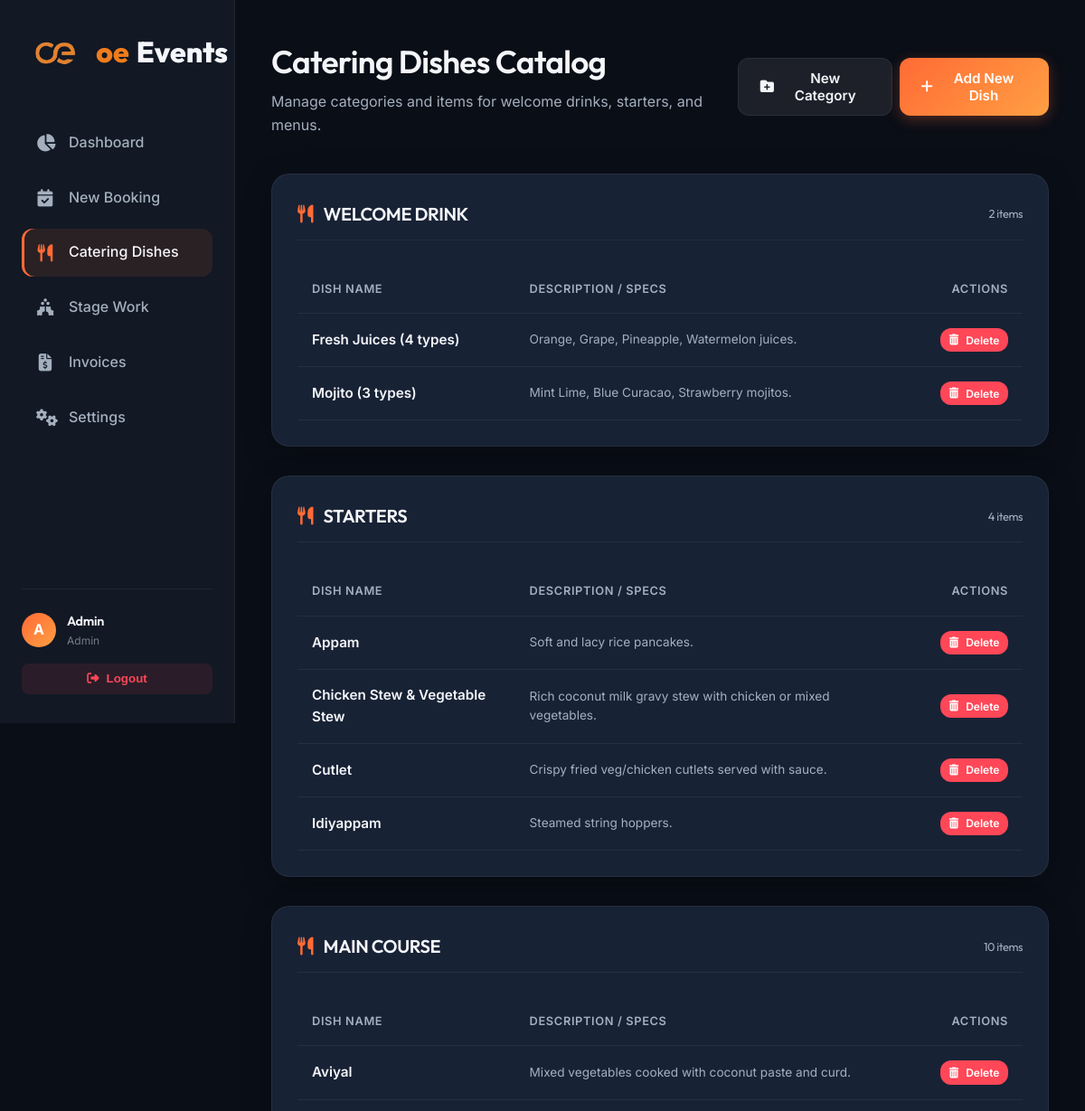
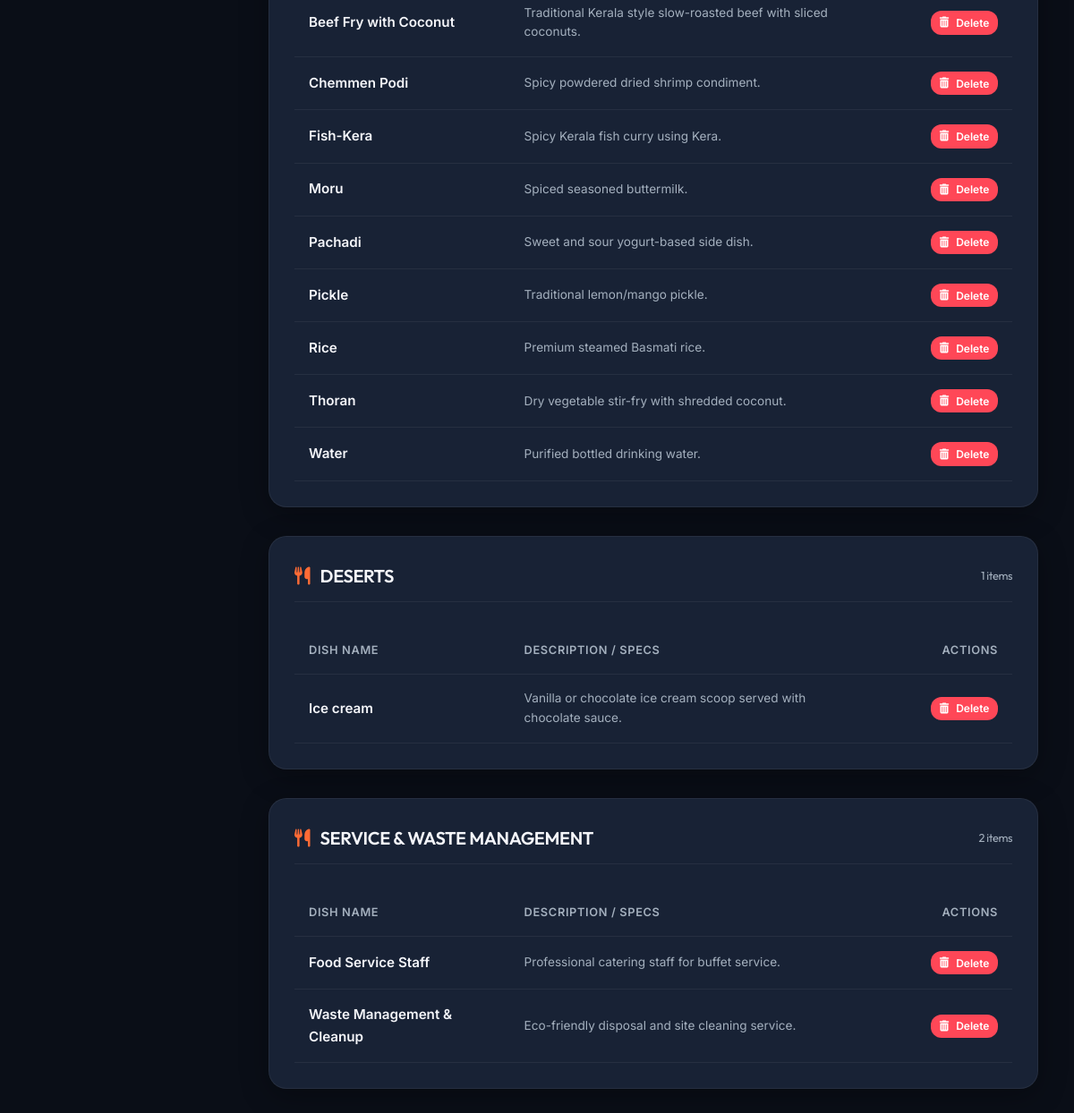
Screenshot of /admin/catering-items.php (signed in) with the database file from the repository (2 pictures, top to bottom).
### tables this page shows
CREATE TABLE IF NOT EXISTS `menu_categories` (
    `id` INT AUTO_INCREMENT PRIMARY KEY,
    `category_name` VARCHAR(100) NOT NULL UNIQUE,
    `display_order` INT DEFAULT 0
);

CREATE TABLE IF NOT EXISTS `dishes` (
    `id` INT AUTO_INCREMENT PRIMARY KEY,
    `category_id` INT NOT NULL,
    `dish_name` VARCHAR(150) NOT NULL,
    `description` TEXT,
    FOREIGN KEY (`category_id`) REFERENCES `menu_categories`(`id`) ON DELETE CASCADE
);

### includes/functions.php (called while the page is built, shortened)
<?php
function h($str) {
    return htmlspecialchars($str ?? '', ENT_QUOTES, 'UTF-8');
}

### admin/catering-items.php (the view, shortened to what this page needs)
<?php
require_once __DIR__ . '/../includes/header.php';
$db = get_db_connection();
$categories = $db->query("SELECT * FROM menu_categories ORDER BY display_order ASC")->fetchAll();
$dishes = $db->query("SELECT d.*, c.category_name FROM dishes d JOIN menu_categories c ON d.category_id = c.id ORDER BY c.display_order ASC, d.dish_name ASC")->fetchAll();
$dishes_by_cat = [];
foreach ($dishes as $dish) {
    $dishes_by_cat[$dish['category_id']][] = $dish;
}
?>
<div class="content-header">
    <div class="header-title">
        <h1>Catering Dishes Catalog</h1>
        <p>Manage categories and items for welcome drinks, starters, and menus.</p>
    </div>
    <div style="display: flex; gap: 0.5rem;">
        <button onclick="openModal('addCategoryModal')" class="btn btn-secondary">
            <i class="fa-solid fa-folder-plus"></i> New Category
        </button>
        <button onclick="openModal('addDishModal')" class="btn btn-primary">
            <i class="fa-solid fa-plus"></i> Add New Dish
        </button>
    </div>
</div>
<div style="display: flex; flex-direction: column; gap: 2rem;">
    <?php foreach ($categories as $cat): ?>
        <div class="card">
            <h2 class="card-title" style="border-bottom: 1px solid var(--border-color); padding-bottom: 0.75rem;">
                <span>
                    <i class="fa-solid fa-utensils" style="color: var(--accent-color); margin-right: 0.5rem;"></i>
                    <?= h($cat['category_name']) ?>
                </span>
                <span style="font-size: 0.8rem; color: var(--text-secondary); font-weight: normal;">
                    <?= isset($dishes_by_cat[$cat['id']]) ? count($dishes_by_cat[$cat['id']]) : 0 ?> items
                </span>
            </h2>
            <div class="table-responsive">
                <table class="table">
                    <thead>
                        <tr>
                            <th style="width: 30%;">Dish Name</th>
                            <th style="width: 50%;">Description / Specs</th>
                            <th style="width: 20%; text-align: right;">Actions</th>
                        </tr>
                    </thead>
                    <tbody>
                        <?php if (empty($dishes_by_cat[$cat['id']])): ?>
                            <tr>
                                <td colspan="3" style="text-align: center; color: var(--text-muted); padding: 2rem 0;">
                                    No dishes added to this category.
                                </td>
                            </tr>
                        <?php else: ?>
                            <?php foreach ($dishes_by_cat[$cat['id']] as $dish): ?>
                                <tr>
                                    <td style="font-weight: 600; color: var(--text-primary);"><?= h($dish['dish_name']) ?></td>
                                    <td style="color: var(--text-secondary); font-size: 0.85rem;"><?= h($dish['description']) ?></td>
                                    <td style="text-align: right;">
                                        <form action="" method="POST" onsubmit="return confirm('Are you sure you want to delete this dish?');" style="display: inline-block;">
                                            <button type="submit" class="btn btn-danger" style="padding: 0.35rem 0.6rem; font-size: 0.75rem;">
                                                <i class="fa-solid fa-trash-can"></i> Delete
                                            </button>
                                        </form>
                                    </td>
                                </tr>
                            <?php endforeach; ?>
                        <?php endif; ?>
                    </tbody>
                </table>
            </div>
        </div>
    <?php endforeach; ?>
</div>
<?php
require_once __DIR__ . '/../includes/footer.php';
?>

### includes/header.php (shortened to what this page needs)
<?php
require_once __DIR__ . '/functions.php';
$current_page = basename($_SERVER['PHP_SELF']);
?>
<!DOCTYPE html>
<html lang="en">
<head>
    <link rel="stylesheet" href="https://cdnjs.cloudflare.com/ajax/libs/font-awesome/6.4.0/css/all.min.css">
    <link rel="stylesheet" href="../assets/css/style.css">
    <link rel="stylesheet" href="../assets/css/templates.css">
</head>
<body>
    <div class="app-container">
        <aside class="sidebar">
            <div class="brand">
                <div class="brand-logo" style="display: flex; align-items: center; gap: 0.5rem;">
                    <img src="../assets/images/logo.png" alt="Orange Events Logo" style="height: 36px; width: auto;">
                    <span style="color: #f07c1b; font-weight: 800;">oe</span><span style="color: var(--text-primary); font-weight: 800;">Events</span>
                </div>
            </div>
            <nav class="nav-container">
                <ul class="nav-links">
                    <li class="nav-item <?= $current_page == 'index.php' ? 'active' : '' ?>">
                        <a href="index.php">
                            <i class="fa-solid fa-chart-pie"></i>
                            <span>Dashboard</span>
                        </a>
                    </li>
                    <li class="nav-item <?= $current_page == 'event-form.php' ? 'active' : '' ?>">
                        <a href="event-form.php">
                            <i class="fa-solid fa-calendar-check"></i>
                            <span>New Booking</span>
                        </a>
                    </li>
                    <li class="nav-item <?= $current_page == 'catering-items.php' ? 'active' : '' ?>">
                        <a href="catering-items.php">
                            <i class="fa-solid fa-utensils"></i>
                            <span>Catering Dishes</span>
                        </a>
                    </li>
                    <li class="nav-item <?= $current_page == 'stage-items.php' ? 'active' : '' ?>">
                        <a href="stage-items.php">
                            <i class="fa-solid fa-holly-berry"></i>
                            <span>Stage Work</span>
                        </a>
                    </li>
                    <li class="nav-item <?= in_array($current_page, ['invoices.php', 'view-invoice.php', 'edit-invoice.php']) ? 'active' : '' ?>">
                        <a href="invoices.php">
                            <i class="fa-solid fa-file-invoice-dollar"></i>
                            <span>Invoices</span>
                        </a>
                    </li>
                    <li class="nav-item <?= $current_page == 'settings.php' ? 'active' : '' ?>">
                        <a href="settings.php">
                            <i class="fa-solid fa-gears"></i>
                            <span>Settings</span>
                        </a>
                    </li>
                </ul>
            </nav>
            <div class="sidebar-footer">
                <div class="user-info">
                    <div class="user-avatar">
                        <?= strtoupper(substr($_SESSION['admin_username'], 0, 1)) ?>
                    </div>
                    <div class="user-details">
                        <h4><?= h(ucfirst($_SESSION['admin_username'])) ?></h4>
                        <p><?= h(ucfirst($_SESSION['admin_role'])) ?></p>
                    </div>
                </div>
                <form action="../logout.php" method="POST">
                    <button type="submit" class="btn-logout">
                        <i class="fa-solid fa-right-from-bracket"></i>
                        <span>Logout</span>
                    </button>
                </form>
            </div>
        </aside>
        <main class="main-content">

### includes/footer.php (shortened to what this page needs)
        </main>
    </div>
</body>
</html>

### rows the page displays
menu_categories: category_name "WELCOME DRINK", id "2"
dishes: dish_name "Fresh Juices (4 types)", description "Orange, Grape, Pineapple, Watermelon juices."
dishes: dish_name "Mojito (3 types)", description "Mint Lime, Blue Curacao, Strawberry mojitos."
menu_categories: category_name "STARTERS", id "4"
dishes: dish_name "Appam", description "Soft and lacy rice pancakes."
dishes: dish_name "Chicken Stew & Vegetable Stew", description "Rich coconut milk gravy stew with chicken or mixed vegetables."
dishes: dish_name "Cutlet", description "Crispy fried veg/chicken cutlets served with sauce."
dishes: dish_name "Idiyappam", description "Steamed string hoppers."
menu_categories: category_name "MAIN COURSE", id "10"
dishes: dish_name "Aviyal", description "Mixed vegetables cooked with coconut paste and curd."
dishes: dish_name "Beef Fry with Coconut", description "Traditional Kerala style slow-roasted beef with sliced coconuts."
dishes: dish_name "Chemmen Podi", description "Spicy powdered dried shrimp condiment."
dishes: dish_name "Fish-Kera", description "Spicy Kerala fish curry using Kera."
dishes: dish_name "Moru", description "Spiced seasoned buttermilk."
dishes: dish_name "Pachadi", description "Sweet and sour yogurt-based side dish."
dishes: dish_name "Pickle", description "Traditional lemon/mango pickle."
dishes: dish_name "Rice", description "Premium steamed Basmati rice."
dishes: dish_name "Thoran", description "Dry vegetable stir-fry with shredded coconut."
dishes: dish_name "Water", description "Purified bottled drinking water."
menu_categories: category_name "DESERTS", id "1"
dishes: dish_name "Ice cream", description "Vanilla or chocolate ice cream scoop served with chocolate sauce."
menu_categories: category_name "SERVICE & WASTE MANAGEMENT", id "2"
dishes: dish_name "Food Service Staff", description "Professional catering staff for buffet service."
dishes: dish_name "Waste Management & Cleanup", description "Eco-friendly disposal and site cleaning service."

### other values shown
substr($_SESSION['admin_username'], 0, 1) "A"
$_SESSION['admin_username'] "Admin"
$_SESSION['admin_role'] "Admin"
